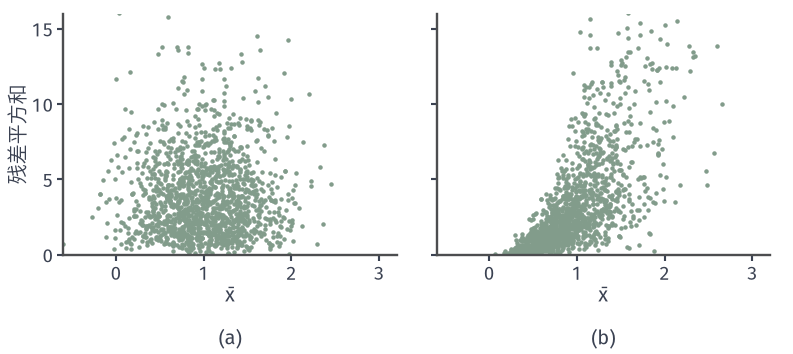

The script that drew this image:
"""Sample mean vs sum of squared residuals for n=5 i.i.d. observations, 1500 replications each.
(a) N(1,1) samples (seed 21): no visible relation between mean and residual sum of squares;
(b) Exp(1) samples (same mean and variance, seed 22): residual spread grows with the mean.
Correlations of (mean, SS) are recorded in figure.json."""
from pathlib import Path
import sys
sys.path.insert(0, str(Path(__file__).resolve().parents[1]/'mvd-common'))
from mvd_fig import *

n, R = 5, 1500
A = np.random.default_rng(21).normal(1, 1, (R, n))
B = np.random.default_rng(22).exponential(1, (R, n))
fig, axes = figure(width_mm=112, height_mm=50, ncols=2, sharey=True)
panel(fig, left=.08, right=.97, top=.96, bottom=.28, wspace=.12)
facts = {'n': n, 'replications': R, 'seeds': [21, 22]}
for ax, D, name in zip(axes, (A, B), ('gauss', 'exp')):
    style(ax)
    m = D.mean(1); ss = ((D-m[:, None])**2).sum(1)
    ax.plot(m, ss, '.', ms=1.6, color=GREEN)
    facts['corr_'+name] = float(np.corrcoef(m, ss)[0, 1])
    ax.set_xlim(-.6, 3.2); ax.set_ylim(0, 16); ax.set_xticks([0, 1, 2, 3])
    axlab(ax, r'$\bar{x}$')
axes[0].set_yticks([0, 5, 10, 15]); axes[0].set_ylabel('残差平方和', labelpad=1)
tags(fig, axes)
save(fig, HERE(__file__), 'figure', facts)
